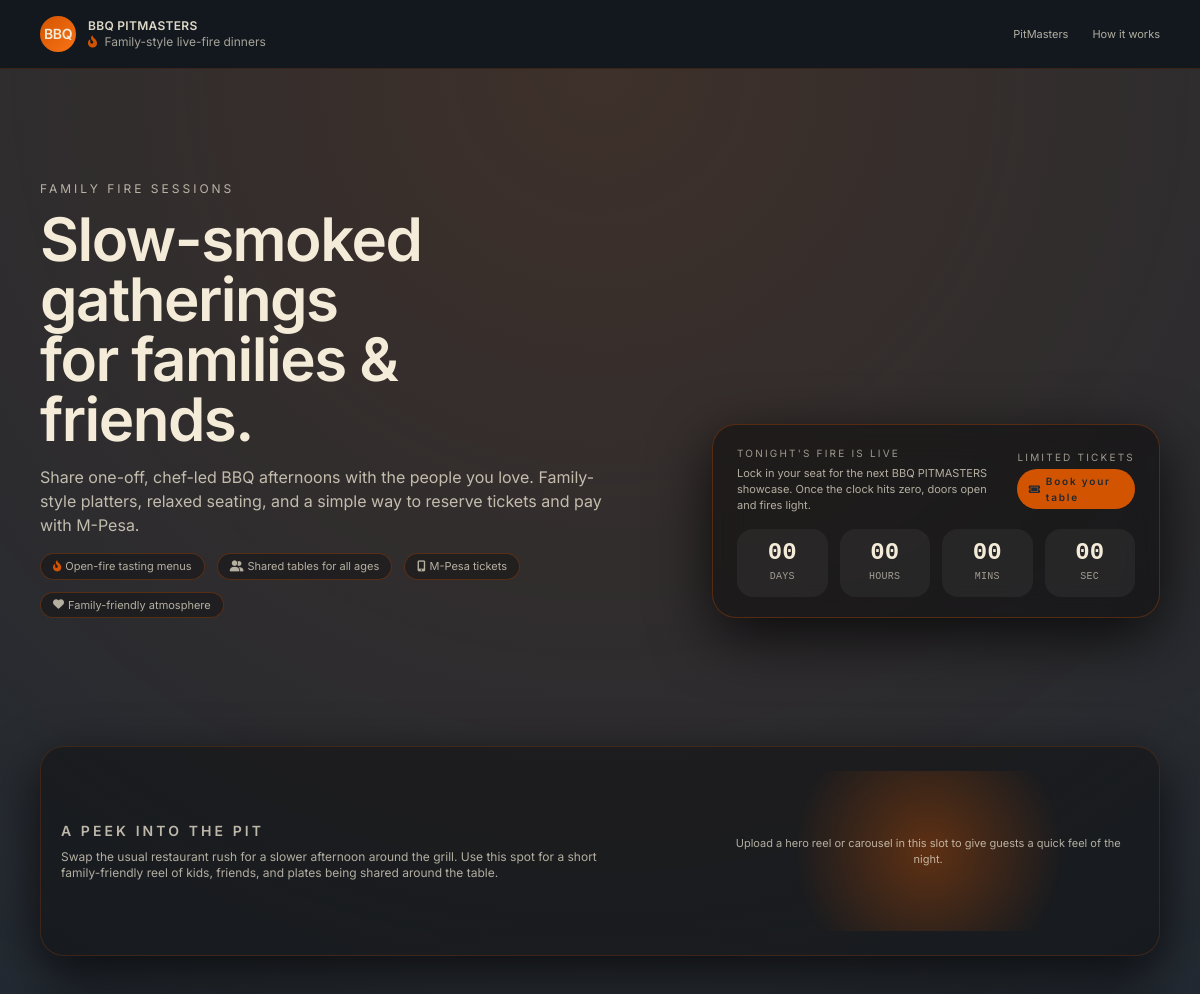
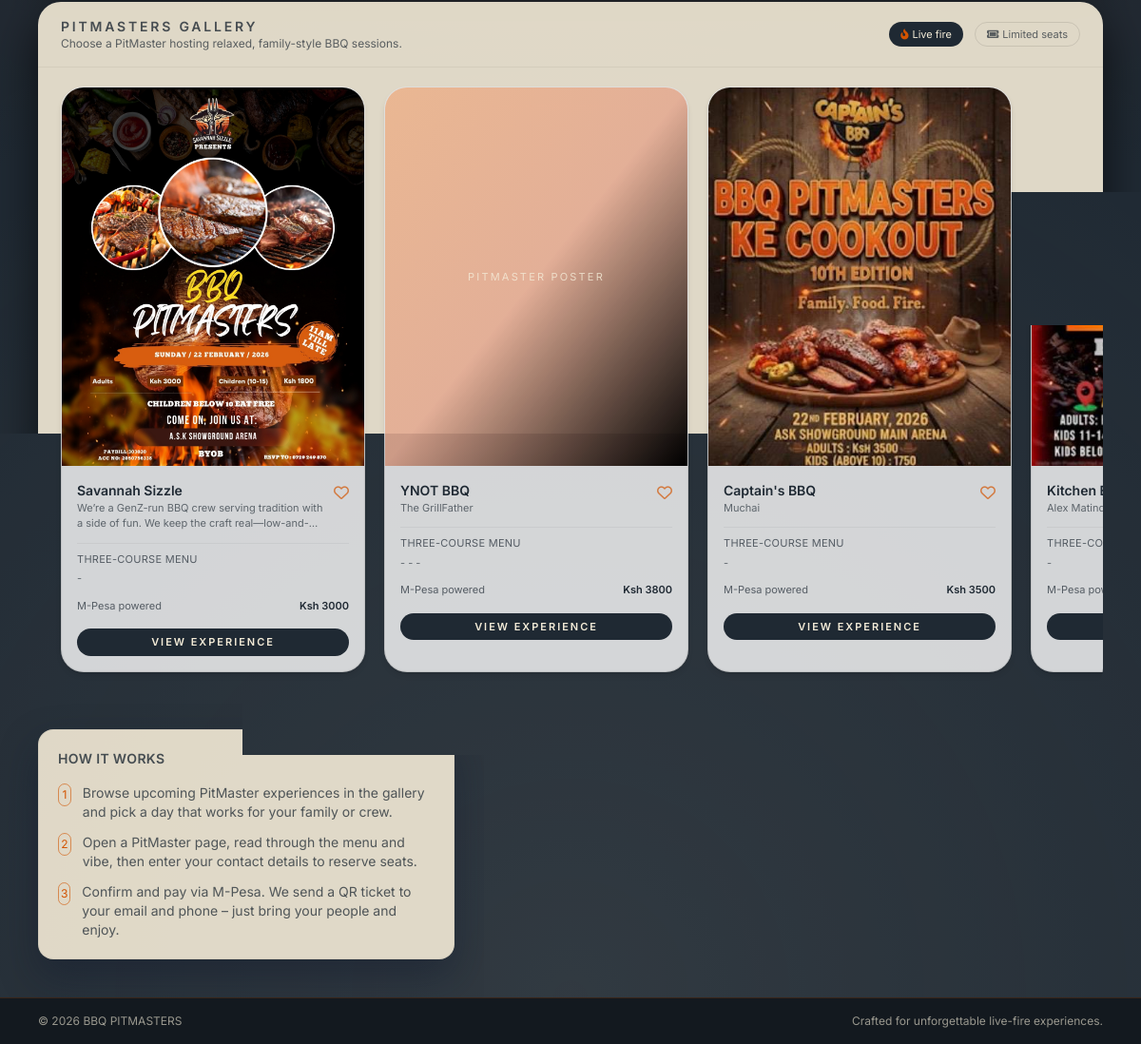
The page / on the database its author committed (2 pictures, top to bottom).
### tickets/models.py (models this page shows, shortened)
class Chef(models.Model):
    name = models.CharField(max_length=255)
    bio = models.TextField()
    about = models.TextField(blank=True)
    image = models.ImageField(upload_to="chefs/", blank=True, null=True)
    menu_description = models.TextField()
    mpesa_till_number = models.CharField(max_length=50)
    paybill_number = models.CharField(max_length=50, blank=True)
    event_datetime = models.DateTimeField(blank=True, null=True)
    ticket_capacity = models.PositiveIntegerField(blank=True, null=True)
    ticket_price = models.PositiveIntegerField(blank=True, null=True, help_text="Ticket price in KES")

### tickets/views.py (the view)
# urls.py: path("", views.index, name="home"),
def index(request: HttpRequest) -> HttpResponse:
    chefs = Chef.objects.all()
    event_datetime_iso = "2026-03-01T17:00:00+03:00"
    main_event_video_url = ""
    return render(
        request,
        "tickets/index.html",
        {
            "chefs": chefs,
            "event_datetime_iso": event_datetime_iso,
            "main_event_video_url": main_event_video_url,
        },
    )

### tickets/templates/tickets/index.html (shortened to what this page needs)
{% extends "base.html" %}
{% block content %}
<section class="relative overflow-hidden" id="top">
  <div class="absolute inset-0">
  </div>
  <div class="relative mx-auto max-w-6xl px-4 py-20 lg:py-28 flex flex-col gap-10 lg:flex-row lg:items-end">
    <div class="max-w-xl">
      <p class="text-xs uppercase tracking-[0.25em] text-cream/70 mb-3">Family fire sessions</p>
      <h1 class="text-4xl sm:text-5xl lg:text-6xl font-semibold tracking-tight text-cream mb-4">
        Slow-smoked gatherings
        <br />
        for families &amp; friends.
      </h1>
      <p class="text-sm sm:text-base text-cream/75 max-w-xl mb-4">
        Share one-off, chef-led BBQ afternoons with the people you love. Family-style platters, relaxed seating, and a simple way to reserve tickets and pay with M-Pesa.
      </p>
      <div class="flex flex-wrap gap-3 text-[11px] text-cream/70">
        <span class="inline-flex items-center gap-1 rounded-full border border-burnt/30 bg-black/30 px-3 py-1"><i class="fa-solid fa-fire-flame-curved text-burnt"></i> Open-fire tasting menus</span>
        <span class="inline-flex items-center gap-1 rounded-full border border-burnt/30 bg-black/30 px-3 py-1"><i class="fa-solid fa-user-group"></i> Shared tables for all ages</span>
        <span class="inline-flex items-center gap-1 rounded-full border border-burnt/30 bg-black/30 px-3 py-1"><i class="fa-solid fa-mobile-screen-button"></i> M-Pesa tickets</span>
        <span class="inline-flex items-center gap-1 rounded-full border border-burnt/30 bg-black/30 px-3 py-1"><i class="fa-solid fa-heart"></i> Family-friendly atmosphere</span>
      </div>
    </div>
    <div class="w-full max-w-md lg:ml-auto">
      <div
        id="hero-countdown"
        class="rounded-3xl border border-burnt/30 bg-black/40 backdrop-blur-lg px-6 py-5 text-xs text-cream/85 shadow-[0_18px_60px_rgba(0,0,0,0.75)]"
        data-target="{{ event_datetime_iso }}"
      >
        <div class="flex items-center justify-between gap-4 mb-4">
          <div>
            <div class="cd-label uppercase tracking-[0.22em] text-[10px] text-cream/60 mb-1">
            </div>
            <p class="text-[11px] text-cream/70 max-w-xs">
              Lock in your seat for the next BBQ PITMASTERS showcase. Once the clock hits zero, doors open and fires light.
            </p>
          </div>
          <div class="hidden sm:flex flex-col items-end text-[10px] text-cream/60">
            <span class="uppercase tracking-[0.22em]">Limited tickets</span>
            <span class="mt-1 inline-flex items-center gap-1 rounded-full bg-burnt px-3 py-1 text-[10px] font-semibold tracking-[0.18em] text-charcoal">
              <i class="fa-solid fa-ticket"></i> Book your table
            </span>
          </div>
        </div>
        <div class="grid grid-cols-4 gap-3 font-mono text-center text-cream">
          <div class="rounded-2xl bg-white/5 py-3">
            <div id="cd-days" class="text-2xl font-semibold leading-none">--</div>
            <div class="mt-1 text-[10px] uppercase tracking-wide text-cream/60">Days</div>
          </div>
          <div class="rounded-2xl bg-white/5 py-3">
            <div id="cd-hours" class="text-2xl font-semibold leading-none">--</div>
            <div class="mt-1 text-[10px] uppercase tracking-wide text-cream/60">Hours</div>
          </div>
          <div class="rounded-2xl bg-white/5 py-3">
            <div id="cd-mins" class="text-2xl font-semibold leading-none">--</div>
            <div class="mt-1 text-[10px] uppercase tracking-wide text-cream/60">Mins</div>
          </div>
          <div class="rounded-2xl bg-white/5 py-3 hidden sm:block">
            <div id="cd-secs" class="text-2xl font-semibold leading-none">--</div>
            <div class="mt-1 text-[10px] uppercase tracking-wide text-cream/60">Sec</div>
          </div>
        </div>
      </div>
    </div>
  </div>
  <div class="relative mx-auto max-w-6xl px-4 pb-10">
    <div class="mt-4 mb-10">
      {% if main_event_video_url %}
      <div class="aspect-video rounded-3xl overflow-hidden border border-burnt/25 bg-black/40 shadow-[0_20px_60px_rgba(0,0,0,0.75)]">
        <iframe
          src="{{ main_event_video_url }}"
          class="w-full h-full"
          title="BBQ PITMASTERS teaser"
          frameborder="0"
          allow="accelerometer; autoplay; clipboard-write; encrypted-media; gyroscope; picture-in-picture; web-share"
          allowfullscreen
        ></iframe>
      </div>
      {% else %}
      <div class="grid gap-6 lg:grid-cols-[3fr,2fr] items-center rounded-3xl border border-burnt/20 bg-black/35 px-5 py-6 shadow-[0_16px_50px_rgba(0,0,0,0.7)]">
        <div>
          <h2 class="text-sm font-semibold uppercase tracking-[0.22em] text-cream/75 mb-2">A peek into the pit</h2>
          <p class="text-xs text-cream/70 max-w-xl">
            Swap the usual restaurant rush for a slower afternoon around the grill. Use this spot for a short family-friendly reel of kids, friends, and plates being shared around the table.
          </p>
        </div>
        <div class="h-40 rounded-2xl bg-[radial-gradient(circle_at_center,_#D3540060,_transparent_60%)] flex items-center justify-center text-center text-[11px] text-cream/70 px-4">
          Upload a hero reel or carousel in this slot to give guests a quick feel of the night.
        </div>
      </div>
      {% endif %}
    </div>
    <div class="mt-8" id="pitmasters">
      <div class="rounded-3xl bg-cream/90 text-charcoal shadow-[0_18px_50px_rgba(0,0,0,0.65)] overflow-hidden">
        <div class="px-4 sm:px-6 py-4 border-b border-black/5 flex items-center justify-between">
          <div>
            <h2 class="text-sm font-semibold tracking-[0.2em] uppercase text-charcoal/80">PitMasters Gallery</h2>
            <p class="text-xs text-charcoal/70">Choose a PitMaster hosting relaxed, family-style BBQ sessions.</p>
          </div>
          <div class="hidden sm:flex gap-3 text-[11px] text-charcoal/70">
            <span class="inline-flex items-center gap-1 px-3 py-1 rounded-full bg-charcoal text-cream"><i class="fa-solid fa-fire-flame-curved text-burnt"></i> Live fire</span>
            <span class="inline-flex items-center gap-1 px-3 py-1 rounded-full border border-black/10"><i class="fa-solid fa-ticket"></i> Limited seats</span>
          </div>
        </div>
        {% if chefs %}
        <div class="px-4 sm:px-6 py-5 overflow-x-auto">
          <div class="flex gap-5 min-w-max">
            {% for chef in chefs %}
            <article class="group w-72 sm:w-80 rounded-3xl border border-black/10 bg-white/80 hover:bg-white transition shadow-md hover:shadow-2xl overflow-hidden">
              {% if chef.image %}
              <div class="w-full overflow-hidden" style="aspect-ratio: 4 / 5;">
                <img src="{{ chef.image.url }}" alt="{{ chef.name }}" class="h-full w-full object-cover group-hover:scale-105 transition-transform duration-500" />
              </div>
              {% else %}
              <div class="w-full bg-gradient-to-br from-burnt/40 via-orange-700/40 to-black flex items-center justify-center text-cream/80 text-[11px] tracking-[0.2em] uppercase" style="aspect-ratio: 4 / 5;">
                PitMaster Poster
              </div>
              {% endif %}
              <div class="p-4 flex flex-col gap-2">
                <header class="flex items-start justify-between gap-2">
                  <div>
                    <h3 class="text-sm font-semibold text-charcoal">{{ chef.name }}</h3>
                    <p class="text-[11px] text-charcoal/65 line-clamp-2">{{ chef.bio }}</p>
                  </div>
                  <button type="button" class="text-burnt/70 hover:text-burnt">
                    <i class="fa-regular fa-heart"></i>
                  </button>
                </header>
                <div class="text-[11px] text-charcoal/65 border-t border-black/5 pt-2 mt-1">
                  <div class="uppercase tracking-wide text-charcoal/70 mb-1">Three-course menu</div>
                  <p class="line-clamp-2">{{ chef.menu_description }}</p>
                </div>
                <div class="mt-1 flex items-center justify-between text-[11px] text-charcoal/70">
                  <span>M-Pesa powered</span>
                  {% if chef.ticket_price %}
                  <span class="font-semibold text-charcoal">Ksh {{ chef.ticket_price|floatformat:0 }}</span>
                  {% endif %}
                </div>
                <div class="mt-2 flex">
                  <a href="{% url 'chef_detail' chef.id %}" class="inline-flex items-center justify-center rounded-full bg-charcoal px-3 py-1.5 text-[11px] font-semibold tracking-[0.18em] uppercase text-cream hover:bg-black transition w-full text-center">
                    View experience
                  </a>
                </div>
              </div>
            </article>
            {% endfor %}
          </div>
        </div>
        {% else %}
        <div class="px-4 sm:px-6 py-6 text-sm text-charcoal/75 text-center">
          No pitmasters are live yet. Add pitmasters from the Django admin to start selling tickets.
        </div>
        {% endif %}
      </div>
    </div>
    <div class="mt-10 grid gap-6 lg:grid-cols-[2fr,3fr] items-start" id="how-it-works">
      <div class="border border-black/5 bg-cream/90 rounded-2xl p-5 shadow-[0_18px_40px_rgba(15,23,42,0.4)]">
        <h2 class="text-sm font-semibold tracking-wide uppercase text-charcoal/80 mb-4">How it works</h2>
        <ol class="space-y-3 text-sm text-charcoal/75">
          <li class="flex gap-3">
            <span class="h-6 w-6 rounded-full border border-burnt/60 flex items-center justify-center text-xs text-burnt">1</span>
            <span>Browse upcoming PitMaster experiences in the gallery and pick a day that works for your family or crew.</span>
          </li>
          <li class="flex gap-3">
            <span class="h-6 w-6 rounded-full border border-burnt/60 flex items-center justify-center text-xs text-burnt">2</span>
            <span>Open a PitMaster page, read through the menu and vibe, then enter your contact details to reserve seats.</span>
          </li>
          <li class="flex gap-3">
            <span class="h-6 w-6 rounded-full border border-burnt/60 flex items-center justify-center text-xs text-burnt">3</span>
            <span>Confirm and pay via M-Pesa. We send a QR ticket to your email and phone – just bring your people and enjoy.</span>
          </li>
        </ol>
      </div>
    </div>
  </div>
</section>
{% endblock %}

### tickets/templates/base.html (shortened to what this page needs)
<!DOCTYPE html>
<html lang="en" class="h-full">
  <head>
    <script src="https://cdn.tailwindcss.com"></script>
    <link
      rel="stylesheet"
      href="https://cdnjs.cloudflare.com/ajax/libs/font-awesome/6.5.1/css/all.min.css"
    />
  </head>
  <body class="min-h-full bg-charcoal text-cream font-sans">
    <div class="min-h-screen flex flex-col">
      <header class="border-b border-burnt/20 bg-black/40 backdrop-blur">
        <div class="mx-auto max-w-6xl px-4 py-4 flex items-center justify-between">
          <div class="flex items-center gap-3">
            <div class="h-9 w-9 rounded-full bg-gradient-to-br from-burnt to-orange-500 flex items-center justify-center">
              <span class="text-sm font-semibold tracking-tight">BBQ</span>
            </div>
            <div>
              <div class="font-semibold tracking-wide uppercase text-xs text-cream/90">BBQ PITMASTERS</div>
              <p class="text-xs text-cream/65">
                <i class="fa-solid fa-fire-flame-curved text-burnt mr-1"></i>
                Family-style live-fire dinners
              </p>
            </div>
          </div>
          <nav class="hidden md:flex items-center gap-6 text-[11px] text-cream/70">
            <a href="/#pitmasters" class="hover:text-cream/95">PitMasters</a>
            <a href="/#how-it-works" class="hover:text-cream/95">How it works</a>
          </nav>
        </div>
      </header>
      <main class="flex-1">
        {% block content %}{% endblock %}
      </main>
      <footer class="border-t border-burnt/20 bg-black/40">
        <div class="mx-auto max-w-6xl px-4 py-4 text-xs text-cream/60 flex justify-between items-center">
          <span>&copy; {% now "Y" %} BBQ PITMASTERS</span>
          <span>Crafted for unforgettable live-fire experiences.</span>
        </div>
      </footer>
    </div>
  </body>
</html>

### rows shown on the page
Chef: image (picture), name "Savannah Sizzle", bio "We’re a GenZ-run BBQ crew serving tradition with a side of fun. We keep the…", menu_description "-", ticket_price "3000"
Chef: image "PITMASTER POSTER", name "YNOT BBQ", bio "The GrillFather", menu_description "- - -", ticket_price "3800"
Chef: image (picture), name "Captain's BBQ", bio "Muchai", menu_description "-", ticket_price "3500"
Chef: image (picture), name "Kitchen…", bio "Alex…", menu_description "-"
